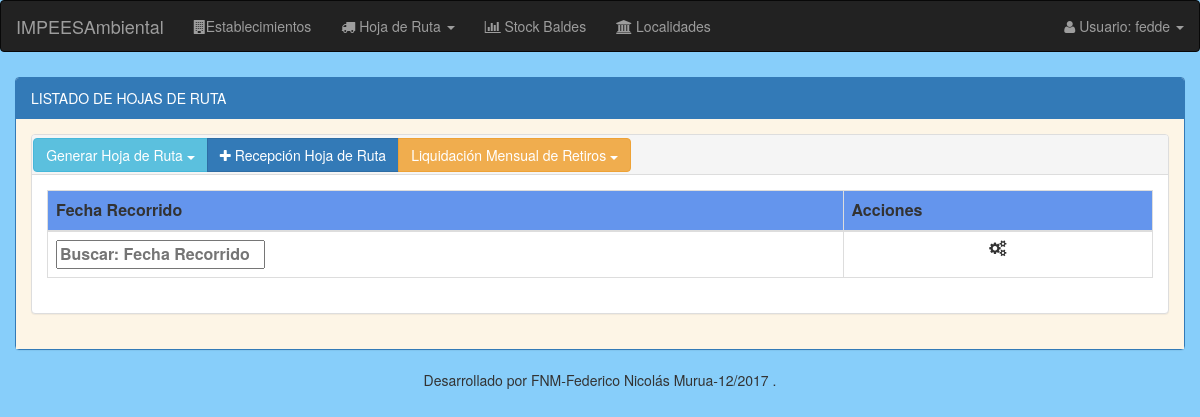
The page /hojas-de-Ruta/listado/general/hojas_de_ruta/ (signed in) on the database as committed earlier.
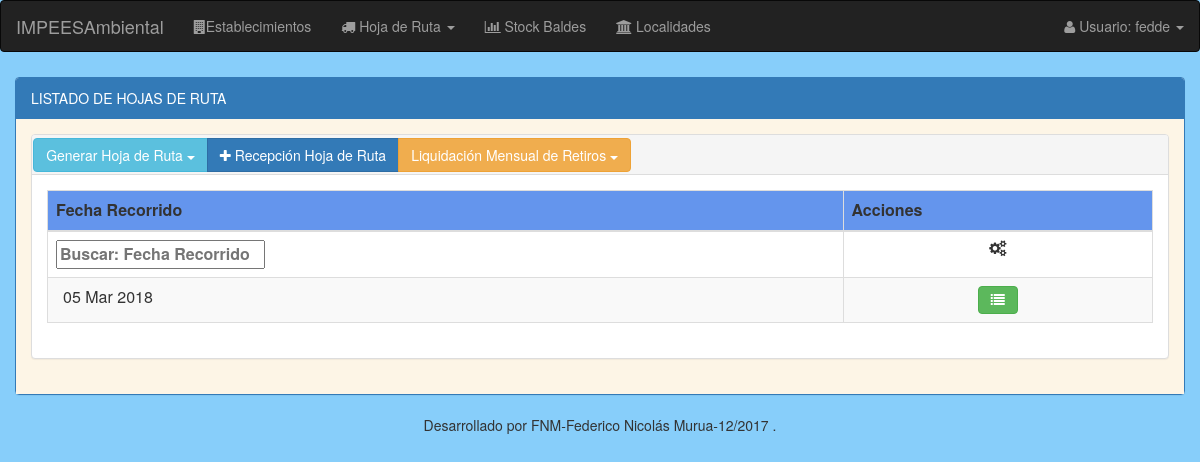
The same page on the database as committed later.
### modulo_I/models.py (models this page shows, shortened)
class RegistroHojaRuta(models.Model):
    fecha_recorrido = models.DateField() #fecha del dia que se imprimió la hoja de ruta
    establecimiento_generador = models.ForeignKey('EstablecimientoGenerador')
    hora_llegada = models.CharField(max_length=5, blank=True, null=True)
    hora_salida = models.CharField(max_length=5, blank=True, null=True)
    class Meta:
        unique_together = ('fecha_recorrido', 'establecimiento_generador',)

### modulo_I/views.py (the view)
@login_required
def listado_general_hojas_de_ruta(request):
    listado_general = RegistroHojaRuta.objects.values('fecha_recorrido').distinct()
    if 'baldes_utilizados' in request.session:
        del request.session['baldes_utilizados']
    request.session['baldes_utilizados'] = []
    meses = {}
    mes_nombre = ""
    for fecha in RegistroHojaRuta.objects.all().values("fecha_recorrido").distinct().order_by("fecha_recorrido"):
        mes_actual = fecha['fecha_recorrido'].month
        anio_hoja_ruta = fecha['fecha_recorrido'].year
        meses[mes_actual] = (Meses[mes_actual-1][1],anio_hoja_ruta)
    dias_semana = Dias[1:len(Dias)]
    return render(request, 'registroHojaRuta/hojaruta_listado_general.html', {'listado_general': listado_general, 'meses':meses, 'dias_semana':dias_semana})

### modulo_I/templatetags/hoja_ruta_extras.py (called while the page is built)
@register.filter
def hojas_validas(hoja):
    baldes = DetalleHojaRuta.objects.filter(registro_hoja_ruta__fecha_recorrido=hoja)
    if (len(baldes)) == 0 :
        return True
    else:
        return False

### modulo_I/templates/registroHojaRuta/hojaruta_listado_general.html (shortened to what this page needs)
{% extends "base/base_listado.html" %}
{% load staticfiles %}
{% load hoja_ruta_extras %}
{% load widget_tweaks %}
{% block panel-heading %}
  LISTADO DE HOJAS DE RUTA
{% endblock %}
{% block panel-heading-tabla %}
  <div style="padding-top:0.3%; padding-left:0.1%;">
    <div class="btn-group">
      <div class="btn-group">
          <button type="button" data-toggle="dropdown" class="btn btn-info dropdown-toggle">Generar Hoja de Ruta <span class="caret"></span></button>
      </div>
      <a href="{% url 'registroHojaRuta:alta_modif_hoja_ruta' %}" class="btn btn-primary"><i class="fa fa-plus"></i> Recepción Hoja de Ruta </a>
      <div class="btn-group">
          <button type="button" data-toggle="dropdown" class="btn btn-warning dropdown-toggle">Liquidación Mensual de Retiros <span class="caret"></span></button>
      </div>
    </div>
 </div>
 {% endblock %}
{% block thead-tabla %}
  <thead>
  <tr style="background:#6495ED;">
      <th >Fecha Recorrido</th>
      <th>Acciones</th>
  </tr>
  </thead>
{% endblock %}
{% block tfoot-tabla %}
  <tfoot >
     <tr>
       <th >Fecha Recorrido</th>
       <th style="text-align: center;"><i class="fa fa-cogs"></i></th>
    </tr>
  </tfoot>
{% endblock %}
{% block tbody-tabla %}
  <tbody>
    {% for hoja_ruta in listado_general %}
        <tr>
            <td style="padding-left:15px;">{{ hoja_ruta.fecha_recorrido|date:"d M Y" }}</td>
            <td align="center">
               <a class="btn btn-success" data-toggle="tooltip" title="Registros" href="{% url 'registroHojaRuta:listado_baldes_utilizados' hoja_ruta.fecha_recorrido.year hoja_ruta.fecha_recorrido.month hoja_ruta.fecha_recorrido.day %}"><em class="fa fa-list"></em></a>
            </td>
        </tr>
    {% endfor %}
  </tbody>
{% endblock %}

Rows that differ between the two databases and show on the page:
added RegistroHojaRuta: fecha_recorrido "05 Mar 2018"
